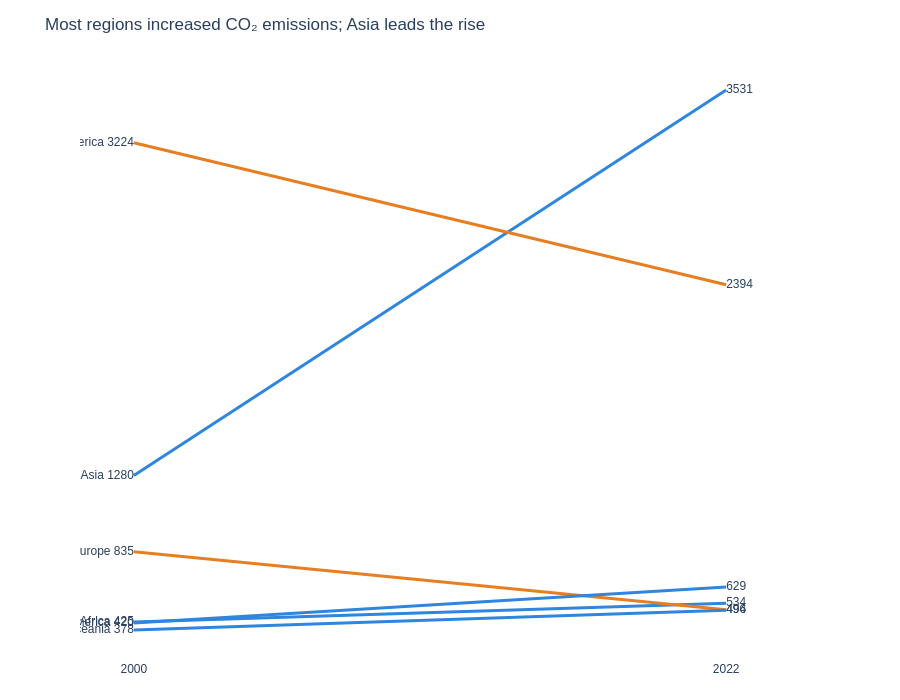

This figure's notebook cell:
### Markdown cell above
---
## Task 2 — Slopegraph: Regional Change 2000 vs 2022

**What to build:** A slopegraph comparing **average regional CO2 emissions** between 2000 and 2022.

**Requirements:**
- One line per region (not per country — aggregate first)
- Colour: regions that increased = one colour; decreased = another
- Values labelled at both ends of each line
- No y-axis tick labels (the endpoint labels make them redundant)
- Insight title stating which regions moved most

> 💡 `df.groupby(['Region','Year'])['CO2_Mt'].mean().reset_index()` then filter to 2000 and 2022

### Code cell
# Task 2 — Slopegraph: regional averages
# YOUR CODE HERE
# Task 2 — Slopegraph: regional averages

# Task 2 — Slopegraph: regional averages

# Aggregate to region level
rg = df.groupby(['Region', 'Year'])['CO2_Mt'].mean().reset_index()

# Keep only 2000 & 2022
rg = rg[rg['Year'].isin([2000, 2022])]

# Pivot to get start & end
changes = rg.pivot(index='Region', columns='Year', values='CO2_Mt').reset_index()
changes.columns = ['Region', 'start', 'end']

fig = go.Figure()

for _, row in changes.iterrows():
    color = '#2E86DE' if row['end'] > row['start'] else '#E67E22'

    fig.add_trace(go.Scatter(
        x=[2000, 2022],
        y=[row['start'], row['end']],
        mode='lines+text',
        line=dict(color=color, width=3),
        text=[
            f"{row['Region']} {row['start']:.0f}",
            f"{row['end']:.0f}"
        ],
        textposition=['middle left', 'middle right'],
        showlegend=False
    ))

fig.update_layout(
    title="Most regions increased CO₂ emissions; Asia leads the rise",
    xaxis=dict(
        tickvals=[2000, 2022],
        ticktext=['2000', '2022'],
        showgrid=False,
        range=[1998, 2024]
    ),
    yaxis=dict(
        showgrid=False,
        showticklabels=False,
        title=''
    ),
    plot_bgcolor='white',
    paper_bgcolor='white',
    font=dict(family='Arial', size=12),
    margin=dict(l=80, r=120, t=60, b=40),
    height=700,
    width=900
)

fig.show()

### Figure 1 — Plotly figure (JSON) as saved in the notebook; plotly's stock layout.template omitted (floating-point values rounded to 4 significant figures)
{"data": [{"line": {"color": "#2E86DE", "width": 3}, "mode": "lines+text", "showlegend": false, "text": ["Africa 425", "534"], "textposition": ["middle left", "middle right"], "type": "scatter", "x": [2000, 2022], "y": [425.4, 534.4]}, {"line": {"color": "#2E86DE", "width": 3}, "mode": "lines+text", "showlegend": false, "text": ["Asia 1280", "3531"], "textposition": ["middle left", "middle right"], "type": "scatter", "x": [2000, 2022], "y": [1280.0, 3531.0]}, {"line": {"color": "#E67E22", "width": 3}, "mode": "lines+text", "showlegend": false, "text": ["Europe 835", "496"], "textposition": ["middle left", "middle right"], "type": "scatter", "x": [2000, 2022], "y": [834.9, 496.5]}, {"line": {"color": "#2E86DE", "width": 3}, "mode": "lines+text", "showlegend": false, "text": ["Latin America 420", "629"], "textposition": ["middle left", "middle right"], "type": "scatter", "x": [2000, 2022], "y": [419.9, 629.1]}, {"line": {"color": "#E67E22", "width": 3}, "mode": "lines+text", "showlegend": false, "text": ["North America 3224", "2394"], "textposition": ["middle left", "middle right"], "type": "scatter", "x": [2000, 2022], "y": [3224.0, 2394.0]}, {"line": {"color": "#2E86DE", "width": 3}, "mode": "lines+text", "showlegend": false, "text": ["Oceania 378", "494"], "textposition": ["middle left", "middle right"], "type": "scatter", "x": [2000, 2022], "y": [378.4, 493.7]}], "layout": {"font": {"family": "Arial", "size": 12}, "height": 700, "margin": {"b": 40, "l": 80, "r": 120, "t": 60}, "paper_bgcolor": "white", "plot_bgcolor": "white", "title": {"text": "Most regions increased CO₂ emissions; Asia leads the rise"}, "width": 900, "xaxis": {"range": [1998, 2024], "showgrid": false, "ticktext": ["2000", "2022"], "tickvals": [2000, 2022]}, "yaxis": {"showgrid": false, "showticklabels": false, "title": {"text": ""}}}}
